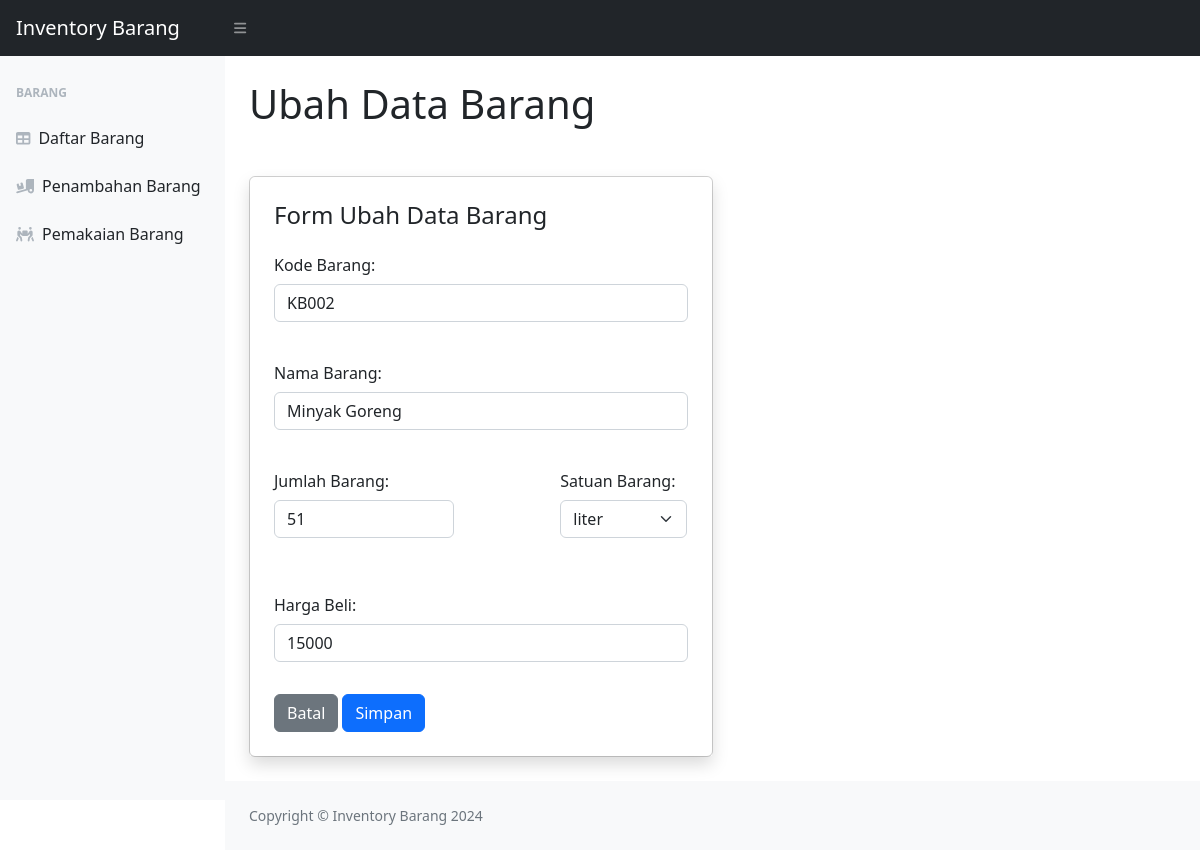
Page /ubah.php?id=3 on the committed database.
### tables this page shows
CREATE TABLE `barang` (
  `id_barang` int(10) NOT NULL,
  `kode_barang` varchar(20) NOT NULL,
  `nama_barang` varchar(50) NOT NULL,
  `jumlah_barang` int(10) NOT NULL,
  `satuan_barang` varchar(20) NOT NULL,
  `harga_beli` double(20,0) NOT NULL,
  `status_barang` tinyint(1) NOT NULL
);

### function.php (called while the page is built, shortened)
<?php
$host = "localhost";
$user = "root";
$pass = "";
$db = "inventory";
$conn = mysqli_connect($host, $user, $pass, $db);
function query($query)
{
    global $conn;
    $result = mysqli_query($conn, $query);
    $rows = [];
    while ($row = mysqli_fetch_assoc($result)) {
        $rows[] = $row;
    }
    return $rows;
}

### ubah.php (the view, shortened to what this page needs)
<?php
require 'function.php';
$id = $_GET["id"];
if ($id) {
    $barang = query("SELECT * FROM barang WHERE id_barang = $id");
    if (count($barang) > 0) {
        $barang = $barang[0];
    } else {
        $_SESSION['message'] = "Data barang tidak ditemukan.";
        $_SESSION['msg_type'] = "danger";
        header("Location: index.php");
        exit;
    }
} else {
    $_SESSION['message'] = "ID barang tidak valid.";
    $_SESSION['msg_type'] = "danger";
    header("Location: index.php");
    exit;
}
?>
<!DOCTYPE html>
<html lang="en">
<head>
    <link href="https://cdn.jsdelivr.net/npm/simple-datatables@7.1.2/dist/style.min.css" rel="stylesheet" />
    <link href="css/styles.css" rel="stylesheet" />
</head>
<body class="sb-nav-fixed">
    <nav class="sb-topnav navbar navbar-expand navbar-dark bg-dark">
        <a class="navbar-brand ps-3" href="index.php">Inventory Barang</a>
        <button class="btn btn-link btn-sm order-1 order-lg-0 me-4 me-lg-0" id="sidebarToggle" href="#!"><i class="fas fa-bars"></i></button>
    </nav>
    <div id="layoutSidenav">
        <div id="layoutSidenav_nav">
            <nav class="sb-sidenav accordion sb-sidenav-light" id="sidenavAccordion">
                <div class="sb-sidenav-menu">
                    <div class="nav">
                        <div class="sb-sidenav-menu-heading">Barang</div>
                        <a class="nav-link" href="index.php">
                            <div class="sb-nav-link-icon"><i class="fas fa-table"></i></div>
                            Daftar Barang
                        </a>
                        <a class="nav-link" href="penambahan.php">
                            <div class="sb-nav-link-icon"><i class="fa-solid fa-truck-ramp-box"></i></div>
                            Penambahan Barang
                        </a>
                        <a class="nav-link" href="pemakaian.php">
                            <div class="sb-nav-link-icon"><i class="fa-solid fa-people-carry-box"></i></div>
                            Pemakaian Barang
                        </a>
                    </div>
                </div>
            </nav>
        </div>
        <div id="layoutSidenav_content">
            <main>
                <div class="container-fluid px-4">
                    <h1 class="mt-4 mb-5">Ubah Data Barang</h1>
                    <div class="card col-sm-6 mb-4">
                        <div class="card-body shadow p-4">
                            <h4 class="mb-3">Form Ubah Data Barang</h4>
                            <form action="" method="post" class="row g-3">
                                <div class="mb-3">
                                    <label for="kode-barang" class="col-form-label">Kode Barang:</label>
                                    <input type="text" class="form-control" id="kode" name="kode" value="<?= $barang["kode_barang"] ?>" required>
                                </div>
                                <div class=" mb-3">
                                    <label for="nama-barang" class="col-form-label">Nama Barang:</label>
                                    <input type="text" class="form-control" name="nama" id="nama" value="<?= $barang["nama_barang"] ?>" required>
                                </div>
                                <div class=" mb-3 col col-sm-8">
                                    <div class="mb-3 col col-sm-8">
                                        <label for="jumlah-barang" class="col-form-label">Jumlah Barang:</label>
                                        <input type="number" class="form-control" name="jumlah" id="jumlah" value="<?= $barang["jumlah_barang"] ?>" required>
                                    </div>
                                </div>
                                <div class=" mb-3 col col-sm-4">
                                    <label for="satuan-barang" class="col-form-label">Satuan Barang:</label>
                                    <select name="satuan" id="satuan" class="form-select" value="<?= $barang["satuan_barang"] ?>" required>
                                        <option value="liter" <?= $barang["satuan_barang"] == "liter" ? "selected" : "" ?>>liter</option>
                                    </select>
                                </div>
                                <div class="mb-3">
                                    <label for="harga" class="col-form-label">Harga Beli:</label>
                                    <input type="number" class="form-control" name="harga" id="harga" value="<?= $barang["harga_beli"] ?>" required>
                                </div>
                                <div class=" footer">
                                    <button type="button" class="btn btn-secondary" onclick="window.location.href='index.php'">Batal</button>
                                    <button type="submit" name="submit" class="btn btn-primary">Simpan</button>
                                </div>
                            </form>
                        </div>
                    </div>
                </div>
            </main>
            <footer class="py-4 bg-light mt-auto">
                <div class="container-fluid px-4">
                    <div class="d-flex align-items-center justify-content-between small">
                        <div class="text-muted">Copyright &copy; Inventory Barang 2024</div>
                    </div>
                </div>
            </footer>
        </div>
    </div>
</body>
</html>

### rows in the picture
barang: kode "KB002", nama "Minyak Goreng", jumlah "51", satuan "liter", harga "15000"
